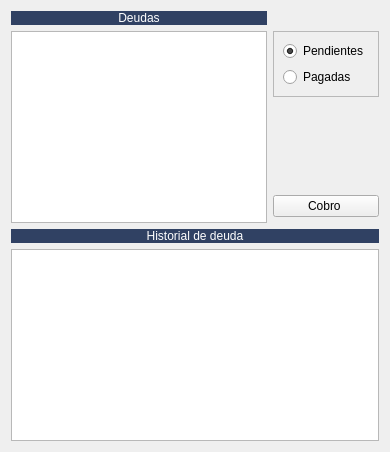
         <widget class="QWidget" name="tab_deudas">
          <property name="styleSheet">
           <string notr="true"/>
          </property>
          <attribute name="title">
           <string>Gestión deuda cliente</string>
          </attribute>
          <layout class="QGridLayout" name="gridLayout_20">
           <item row="3" column="1">
            <widget class="QPushButton" name="btnCobroTotal">
             <property name="text">
              <string>Cobro </string>
             </property>
             <property name="icon">
              <iconset>
               <normaloff>:/Icons/PNG/Fp.png</normaloff>:/Icons/PNG/Fp.png</iconset>
             </property>
             <property name="iconSize">
              <size>
               <width>34</width>
               <height>34</height>
              </size>
             </property>
            </widget>
           </item>
           <item row="0" column="0">
            <widget class="QLabel" name="label_83">
             <property name="styleSheet">
              <string notr="true">background: #304163;
color: rgb(255,255,255);</string>
             </property>
             <property name="text">
              <string>Deudas</string>
             </property>
             <property name="alignment">
              <set>Qt::AlignmentFlag::AlignCenter</set>
             </property>
            </widget>
           </item>
           <item row="1" column="1">
            <widget class="QFrame" name="frame">
             <property name="frameShape">
              <enum>QFrame::Shape::StyledPanel</enum>
             </property>
             <property name="frameShadow">
              <enum>QFrame::Shadow::Raised</enum>
             </property>
             <layout class="QVBoxLayout" name="verticalLayout">
              <item>
               <widget class="QRadioButton" name="radPendientes">
                <property name="text">
                 <string>Pendientes</string>
                </property>
                <property name="checked">
                 <bool>true</bool>
                </property>
               </widget>
              </item>
              <item>
               <widget class="QRadioButton" name="radPagadas">
                <property name="text">
                 <string>Pagadas</string>
                </property>
               </widget>
              </item>
             </layout>
            </widget>
           </item>
           <item row="1" column="0" rowspan="4">
            <widget class="QTableView" name="TablaDeudas">
             <property name="alternatingRowColors">
              <bool>true</bool>
             </property>
             <property name="selectionMode">
              <enum>QAbstractItemView::SelectionMode::SingleSelection</enum>
             </property>
             <property name="selectionBehavior">
              <enum>QAbstractItemView::SelectionBehavior::SelectRows</enum>
             </property>
             <attribute name="horizontalHeaderStretchLastSection">
              <bool>true</bool>
             </attribute>
            </widget>
           </item>
           <item row="2" column="1">
            <spacer name="verticalSpacer_5">
             <property name="orientation">
              <enum>Qt::Orientation::Vertical</enum>
             </property>
             <property name="sizeHint" stdset="0">
              <size>
               <width>20</width>
               <height>40</height>
              </size>
             </property>
            </spacer>
           </item>
           <item row="5" column="0" colspan="2">
            <widget class="QLabel" name="label_84">
             <property name="styleSheet">
              <string notr="true">background: #304163;
color: rgb(255,255,255);</string>
             </property>
             <property name="text">
              <string>Historial de deuda</string>
             </property>
             <property name="alignment">
              <set>Qt::AlignmentFlag::AlignCenter</set>
             </property>
            </widget>
           </item>
           <item row="6" column="0" colspan="2">
            <widget class="QTableView" name="tablahistorial_deudas"/>
           </item>
          </layout>
         </widget>
